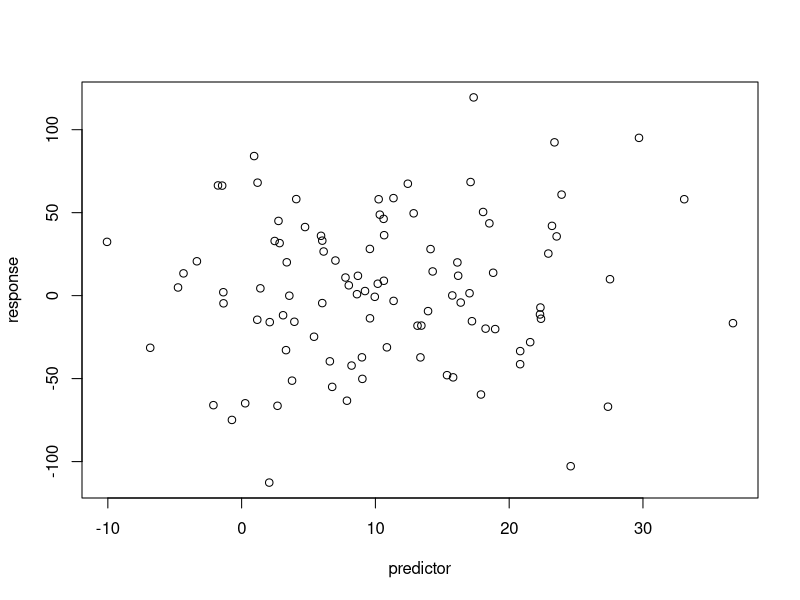
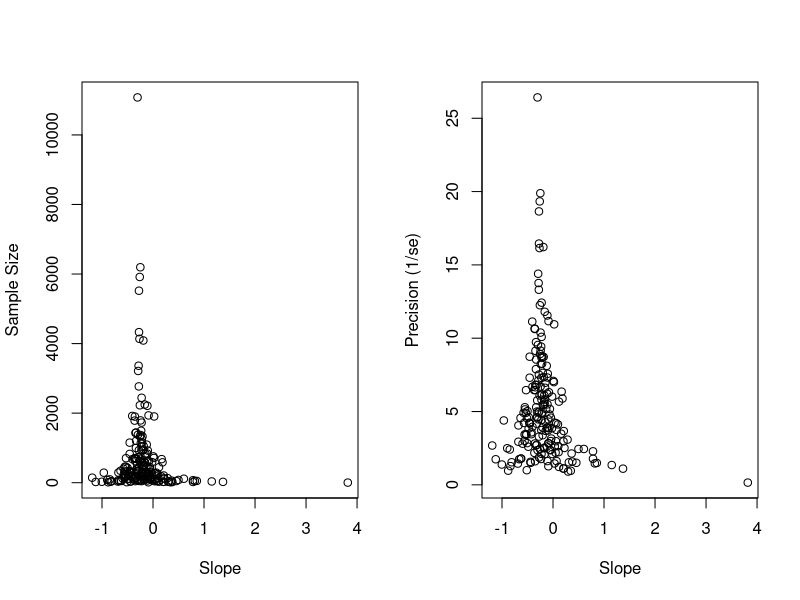
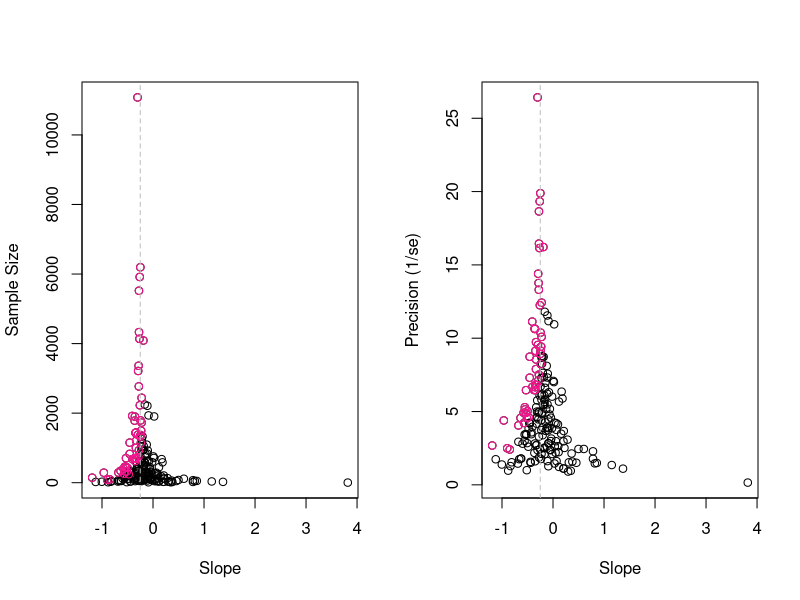
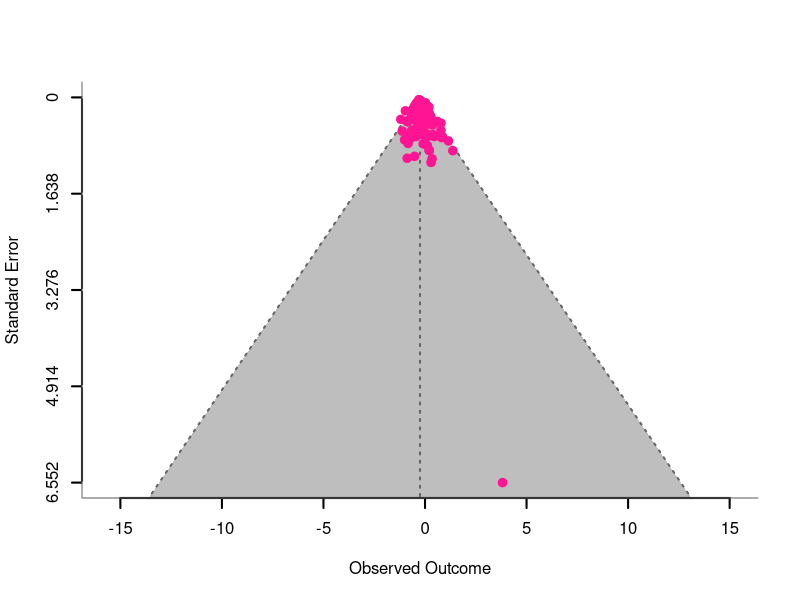
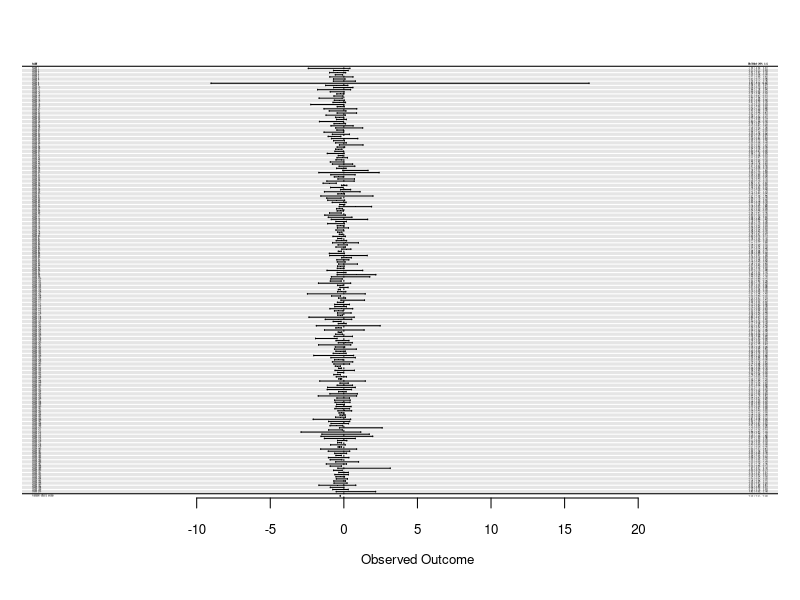

These figures' R source, in order:
rm(list = ls())

# import relevant packages
library(metafor)


## THE FUNNEL PLOT

# generate a random normal predictor
slope <- -0.25
intercept <- 0
predictor <- rnorm(n=100, mean = 10, sd = 10)

# calculate response using these parameters
response <- slope * predictor + intercept + rnorm(n=100, mean = 10, sd = 40)

# plot the data
plot(predictor, response)

# Q: Run a simple lm with the data you generated. How does the slope estimate compare to the slope you simulated?
model1 <- lm(response ~ predictor)
summary(model1)
# the slope is quite close to the one that was simulated (-0.0299)

# create somewhere to store the data
store <- matrix(nrow=200, ncol=4)

# simulate 200 different datasets
for(x in 1:200){
  
  # select sample sizes at random from a log normal distribution (small sample sizes common, large sample sizes rare)
  # n is always >3
  sample_size <- ceiling(exp(rnorm(1,4.5,1.5)))*3
  
  # predictor and response as before, but n is given by sample_size
  predictor <- rnorm(n = sample_size, mean = 10, sd = 10)
  response <- slope * predictor + intercept + rnorm(n = sample_size, 10, 40)
  
  # use the same model as before
  model1 <- lm(response ~ predictor)
  
  # extract model outputs and store them in the matrix
  store[x,] <- c(sample_size, summary(model1)$coefficients[2,1:2], summary(model1)$coefficients[2,4])
  # 
  
}

# 
store <- as.data.frame(store)
names(store) <- c("n", "slope", "standard.error", "p.value")

# visualise the data from these 200 simulated datasets
par(mfrow=c(1,2))
plot(store$slope, store$n, xlab = "Slope", ylab = "Sample Size")
plot(store$slope, (1/store$standard.error), xlab = "Slope", ylab = "Precision (1/se)")
par(mfrow=c(1,1))

# colour the significant slope estimates (>0.05)
# and indicate the slope we used to simulate with a dotted line
significant_slopes <- which(store$p.value<0.05)
par(mfrow=c(1,2))
plot(store$slope, store$n, xlab = "Slope", ylab = "Sample Size")
points(store$slope[significant_slopes], store$n[significant_slopes], col = "deeppink")
abline(v=slope, lty=2, col = "grey")
plot(store$slope, (1/store$standard.error), xlab = "Slope", ylab = "Precision (1/se)")
points(store$slope[significant_slopes], (1/store$standard.error[significant_slopes]), col = "deeppink")
abline(v=slope, lty=2, col = "grey")
par(mfrow=c(1,1))


# Q1: What happens to the effect size estimates as sample size and precision increases?

#     As slope increases, both the sample size and precision increase from zero,
#     reaching a peak at the simulated slope. After this point they both decrease as
#     slope continues to increase.


# Q2: When precision is low, what can you say about the estimates of effect size
#     that tend to be significant?

#     The effect sizes that are significant are either from those studies where the
#     sample size/precision is either extreme (strong pattern shown), or where the
#     slope is negative in smaller studies... because these show the same direction
#     as simulated.

# Q3: If there is a tendency to only publish results when the effect is significant
#     and/or sample size is large, which points would be missing from the plot?

#     The black ones (lower middle section of the plot), where sample size is small
#     and effect size is small.


## BASIC META ANALYSIS

# to find out a mean effect size, we can use a simple linear model
# 1 means we fit only intercept
model2 <- lm(slope ~ 1, data = store)
summary(model2)

# Q: What is wrong with the analysis above?
#    It does not take into account sampling variance, or the fact that some slopes
#    are estimated much more accurately. 

# check the main r function of metafor
?rma
meta <- rma(yi = slope, sei = standard.error, data = store)
meta
# gives us an estimate of -0.2381 - much closer to our true slope

# can also use in-built metafor functions to generate a nice funnel plot...
funnel(meta, shade = "grey", back = "white", lwd = 2, col = "deeppink")

# ... and forest plot
forest(meta, cex.lab = 0.8, cex.axis = 0.8, addfit = TRUE, shade = "zebra")
